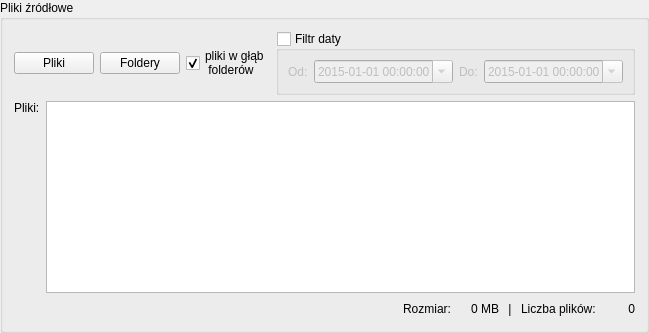
     <widget class="QGroupBox" name="groupBox">
      <property name="minimumSize">
       <size>
        <width>0</width>
        <height>0</height>
       </size>
      </property>
      <property name="maximumSize">
       <size>
        <width>16777215</width>
        <height>16777215</height>
       </size>
      </property>
      <property name="title">
       <string>Pliki źródłowe</string>
      </property>
      <property name="flat">
       <bool>false</bool>
      </property>
      <layout class="QVBoxLayout" name="verticalLayout_2">
       <item>
        <layout class="QHBoxLayout" name="horizontalLayout">
         <item>
          <widget class="QPushButton" name="selectFilesBtn">
           <property name="toolTip">
            <string>Wybierz pliki graficzne</string>
           </property>
           <property name="text">
            <string>Pliki</string>
           </property>
           <property name="icon">
            <iconset resource="resource.qrc">
             <normaloff>:/icons/rubber/icons/rubber-icons/pictures_folder.ico</normaloff>:/icons/rubber/icons/rubber-icons/pictures_folder.ico</iconset>
           </property>
           <property name="iconSize">
            <size>
             <width>32</width>
             <height>32</height>
            </size>
           </property>
          </widget>
         </item>
         <item>
          <widget class="QPushButton" name="selectFolderBtn">
           <property name="toolTip">
            <string>Wybierz foldery z plikami graficznymi</string>
           </property>
           <property name="text">
            <string>Foldery</string>
           </property>
           <property name="icon">
            <iconset resource="resource.qrc">
             <normaloff>:/icons/rubber/icons/rubber-icons/folder-open.ico</normaloff>:/icons/rubber/icons/rubber-icons/folder-open.ico</iconset>
           </property>
           <property name="iconSize">
            <size>
             <width>32</width>
             <height>32</height>
            </size>
           </property>
          </widget>
         </item>
         <item>
          <widget class="QCheckBox" name="recursiveFoldersCheckbox">
           <property name="toolTip">
            <string>Przy wyborze folderów zagłębia się w podfoldery w poszukiwaniu plików graficznych</string>
           </property>
           <property name="text">
            <string>pliki w głąb
 folderów</string>
           </property>
           <property name="checked">
            <bool>true</bool>
           </property>
          </widget>
         </item>
         <item>
          <widget class="QGroupBox" name="filterDate">
           <property name="toolTip">
            <string>Wczytuj pliki źródłowe filtrując po dacie i czasie. UWAGA!!! Może zająć dużo czasu przy dużej ilości plików.</string>
           </property>
           <property name="title">
            <string>Filtr daty</string>
           </property>
           <property name="checkable">
            <bool>true</bool>
           </property>
           <property name="checked">
            <bool>false</bool>
           </property>
           <layout class="QHBoxLayout" name="horizontalLayout_14">
            <item>
             <widget class="QLabel" name="label_19">
              <property name="text">
               <string>Od:</string>
              </property>
             </widget>
            </item>
            <item>
             <widget class="QDateTimeEdit" name="dateFrom">
              <property name="showGroupSeparator" stdset="0">
               <bool>false</bool>
              </property>
              <property name="dateTime">
               <datetime>
                <hour>0</hour>
                <minute>0</minute>
                <second>0</second>
                <year>2015</year>
                <month>1</month>
                <day>1</day>
               </datetime>
              </property>
              <property name="displayFormat">
               <string>yyyy-MM-dd HH:mm:ss</string>
              </property>
              <property name="calendarPopup">
               <bool>true</bool>
              </property>
             </widget>
            </item>
            <item>
             <widget class="QLabel" name="label_20">
              <property name="text">
               <string>Do:</string>
              </property>
             </widget>
            </item>
            <item>
             <widget class="QDateTimeEdit" name="dateTo">
              <property name="dateTime">
               <datetime>
                <hour>0</hour>
                <minute>0</minute>
                <second>0</second>
                <year>2015</year>
                <month>1</month>
                <day>1</day>
               </datetime>
              </property>
              <property name="displayFormat">
               <string>yyyy-MM-dd HH:mm:ss</string>
              </property>
              <property name="calendarPopup">
               <bool>true</bool>
              </property>
             </widget>
            </item>
           </layout>
          </widget>
         </item>
        </layout>
       </item>
       <item>
        <layout class="QHBoxLayout" name="horizontalLayout_2">
         <item>
          <widget class="QLabel" name="label_3">
           <property name="toolTip">
            <string>Lista wybranych plików graficznych</string>
           </property>
           <property name="layoutDirection">
            <enum>Qt::LeftToRight</enum>
           </property>
           <property name="frameShape">
            <enum>QFrame::NoFrame</enum>
           </property>
           <property name="text">
            <string>Pliki:</string>
           </property>
           <property name="scaledContents">
            <bool>false</bool>
           </property>
           <property name="alignment">
            <set>Qt::AlignLeading|Qt::AlignLeft|Qt::AlignTop</set>
           </property>
           <property name="margin">
            <number>0</number>
           </property>
          </widget>
         </item>
         <item>
          <widget class="InputFilesView" name="inputFilesList">
           <property name="autoScrollMargin">
            <number>16</number>
           </property>
           <property name="editTriggers">
            <set>QAbstractItemView::NoEditTriggers</set>
           </property>
           <property name="viewMode">
            <enum>QListView::ListMode</enum>
           </property>
          </widget>
         </item>
        </layout>
       </item>
       <item>
        <layout class="QHBoxLayout" name="horizontalLayout_10">
         <property name="topMargin">
          <number>0</number>
         </property>
         <item>
          <spacer name="horizontalSpacer">
           <property name="orientation">
            <enum>Qt::Horizontal</enum>
           </property>
           <property name="sizeHint" stdset="0">
            <size>
             <width>40</width>
             <height>20</height>
            </size>
           </property>
          </spacer>
         </item>
         <item>
          <widget class="QLabel" name="label_7">
           <property name="toolTip">
            <string>Rozmiar wybranych plików</string>
           </property>
           <property name="text">
            <string>Rozmiar:</string>
           </property>
           <property name="alignment">
            <set>Qt::AlignRight|Qt::AlignTrailing|Qt::AlignVCenter</set>
           </property>
          </widget>
         </item>
         <item>
          <widget class="QLabel" name="filesSize">
           <property name="minimumSize">
            <size>
             <width>42</width>
             <height>0</height>
            </size>
           </property>
           <property name="toolTip">
            <string>Rozmiar wybranych plików</string>
           </property>
           <property name="text">
            <string>0 MB</string>
           </property>
           <property name="alignment">
            <set>Qt::AlignRight|Qt::AlignTrailing|Qt::AlignVCenter</set>
           </property>
          </widget>
         </item>
         <item>
          <widget class="QLabel" name="label_13">
           <property name="text">
            <string> | </string>
           </property>
          </widget>
         </item>
         <item>
          <widget class="QLabel" name="label_9">
           <property name="toolTip">
            <string>Liczba wybranych plików</string>
           </property>
           <property name="text">
            <string>Liczba plików: </string>
           </property>
           <property name="alignment">
            <set>Qt::AlignRight|Qt::AlignTrailing|Qt::AlignVCenter</set>
           </property>
          </widget>
         </item>
         <item>
          <widget class="QLabel" name="filesCnt">
           <property name="minimumSize">
            <size>
             <width>30</width>
             <height>0</height>
            </size>
           </property>
           <property name="toolTip">
            <string>Liczba wybranych plików</string>
           </property>
           <property name="text">
            <string>0</string>
           </property>
           <property name="alignment">
            <set>Qt::AlignRight|Qt::AlignTrailing|Qt::AlignVCenter</set>
           </property>
          </widget>
         </item>
        </layout>
       </item>
      </layout>
     </widget>
